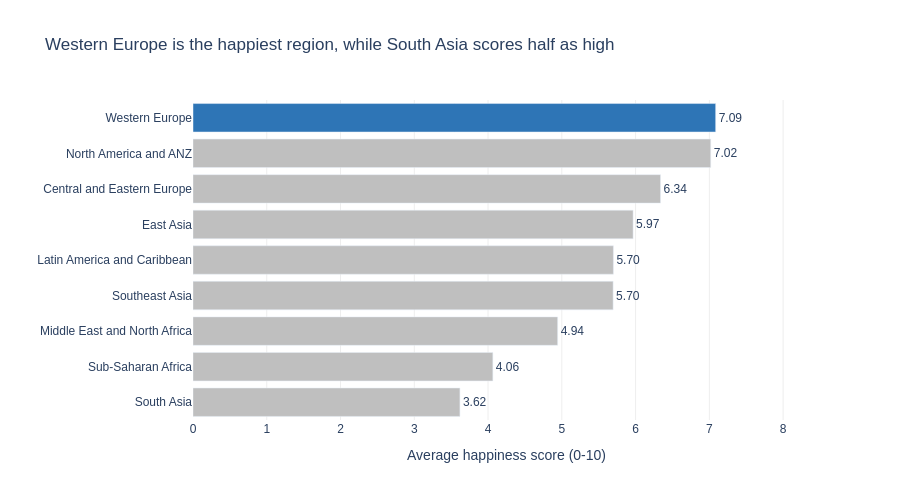

Notebook code cell kept with this figure:
### Markdown cell above
---
## Task 1 — Regional Comparison Bar Chart

**What to build:** A horizontal bar chart showing the **average happiness score by region**, sorted from highest to lowest.

**Requirements:**
- Horizontal orientation (category names are long)
- Sorted by score, descending (so the happiest region is at the top)
- Zero baseline on x-axis
- At least one design choice that goes beyond the Plotly default (colour, annotation, labels, etc.)
- An insight title that answers: *which region stands out and why does it matter?*

**Hint:** Use `df.groupby('Region')['Happiness_Score'].mean()` to compute the averages.

### Code cell
# Task 1: Regional comparison bar chart
# -------------------------------------

# Step 1: Compute average happiness score by region
region_avg = (df.groupby('Region')['Happiness_Score']
              .mean()
              .reset_index()
              .sort_values('Happiness_Score'))  # sort for horizontal bar

print(region_avg)

# Step 2: Build your chart
# YOUR CODE HERE
fig = px.bar(
    region_avg,
    x='Happiness_Score',
    y='Region',
    orientation='h',
    text='Happiness_Score',
    title='Western Europe is the happiest region, while South Asia scores half as high',
    labels={'Happiness_Score': 'Average happiness score (0-10)', 'Region':''},
    height=500,
)

# highlight the top region in blue, leave the others grey
colors = ['#2E75B6' if r == 'Western Europe' else '#BFBFBF' for r in region_avg['Region']]
fig.update_traces(marker_color = colors, texttemplate='%{text:.2f}', textposition='outside')

fig.update_layout(
    xaxis=dict(range=[0, 8.5], gridcolor='#EEEEEE'),      # zero baseline
    plot_bgcolor='white',
    paper_bgcolor='white',
    font=dict(family='Arial', size=12),
)
fig.show()

### Figure 1 — Plotly figure (JSON) as saved in the notebook; plotly's stock layout.template omitted (floating-point values rounded to 4 significant figures)
{"data": [{"hovertemplate": "Average happiness score (0-10)=%{text}<br>=%{y}<extra></extra>", "legendgroup": "", "marker": {"color": ["#BFBFBF", "#BFBFBF", "#BFBFBF", "#BFBFBF", "#BFBFBF", "#BFBFBF", "#BFBFBF", "#BFBFBF", "#2E75B6"], "pattern": {"shape": ""}}, "name": "", "orientation": "h", "showlegend": false, "text": [3.618, 4.065, 4.943, 5.695, 5.699, 5.966, 6.338, 7.018, 7.086], "textposition": "outside", "texttemplate": "%{text:.2f}", "type": "bar", "x": [3.618, 4.065, 4.943, 5.695, 5.699, 5.966, 6.338, 7.018, 7.086], "xaxis": "x", "y": ["South Asia", "Sub-Saharan Africa", "Middle East and North Africa", "Southeast Asia", "Latin America and Caribbean", "East Asia", "Central and Eastern Europe", "North America and ANZ", "Western Europe"], "yaxis": "y"}], "layout": {"barmode": "relative", "font": {"family": "Arial", "size": 12}, "height": 500, "legend": {"tracegroupgap": 0}, "paper_bgcolor": "white", "plot_bgcolor": "white", "title": {"text": "Western Europe is the happiest region, while South Asia scores half as high"}, "xaxis": {"anchor": "y", "domain": [0, 1], "gridcolor": "#EEEEEE", "range": [0, 8.5], "title": {"text": "Average happiness score (0-10)"}}, "yaxis": {"anchor": "x", "domain": [0, 1], "title": {"text": ""}}}}
